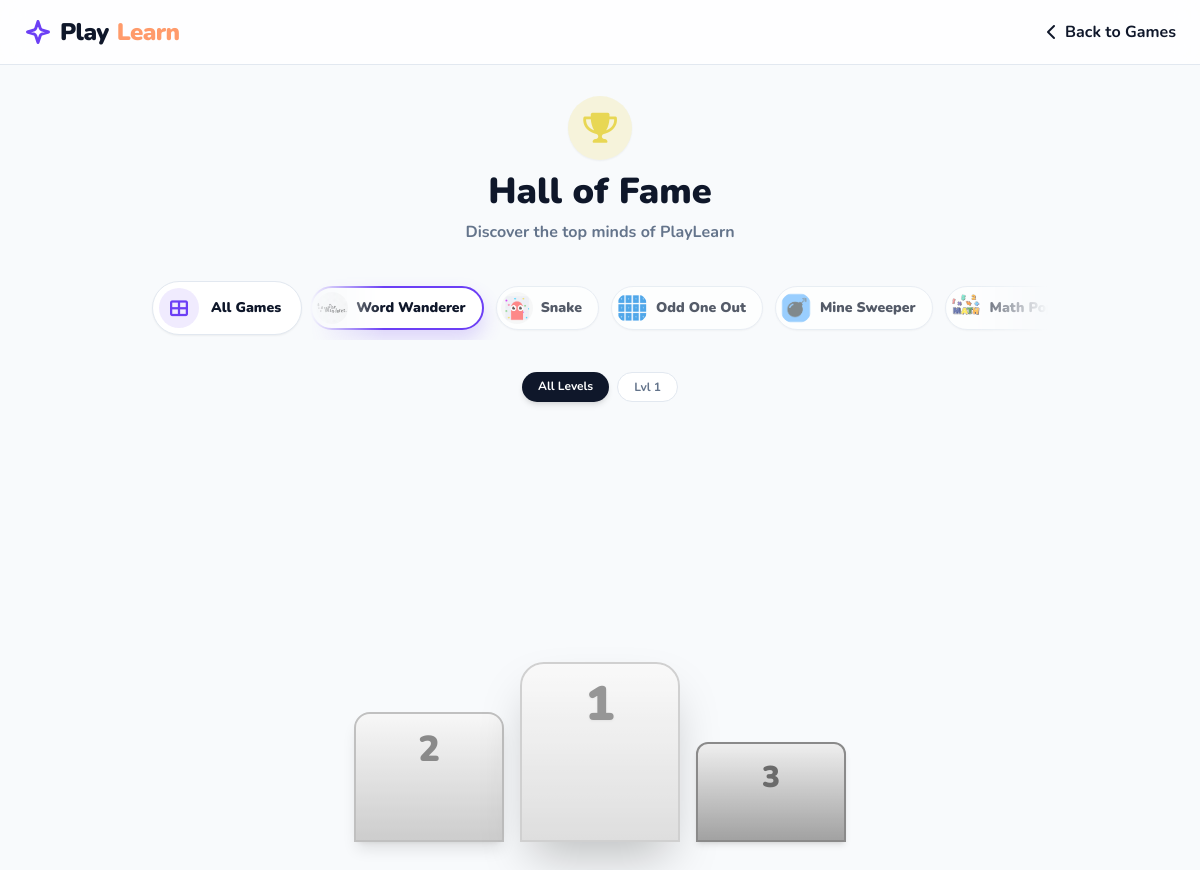
The page /leaderboard.php on the database its author committed.
### tables this page shows
CREATE TABLE `levels` (
  `id` int(11) NOT NULL,
  `level_name` varchar(100) NOT NULL,
  `category` varchar(50) NOT NULL DEFAULT 'Logic',
  `level_description` text DEFAULT NULL,
  `difficulty` enum('Easy','Normal','Hard') DEFAULT 'Easy',
  `target_score` int(11) DEFAULT 100,
  `image_url` varchar(255) DEFAULT 'assets/img/default_level.jpg',
  `game_url` varchar(255) NOT NULL DEFAULT 'game2048.php',
  `status` enum('published','draft') DEFAULT 'published',
  `created_at` timestamp NOT NULL DEFAULT current_timestamp(),
  `is_featured` tinyint(1) DEFAULT 0,
  `is_trending` tinyint(1) DEFAULT 0,
  `editor_choice` tinyint(1) NOT NULL DEFAULT 0
);

### leaderboard.php (the view, shortened to what this page needs)
<?php
require 'db_conn.php';
$level_based_games = ['Math Pop', 'Mine Sweeper', 'Odd One Out', 'Snake', 'Word Wanderer'];
$games_res = $conn->query("SELECT level_name, image_url FROM levels ORDER BY id ASC");
$game_list = [];
while($row = $games_res->fetch_assoc()){
    $game_list[] = $row;
}
$selected_game = isset($_GET['game']) ? $_GET['game'] : '';
if (empty($selected_game) && count($game_list) > 0) {
    $selected_game = $game_list[0]['level_name'];
}
$isMemory = (stripos($selected_game, 'Memory') !== false);
$selected_level = isset($_GET['level']) ? $_GET['level'] : 'all';
$max_level = 1;
$leaderboard_data = [];
$top3 = array_slice($leaderboard_data, 0, 3);
$top3 = array_pad($top3, 3, null);
$podium_order = [$top3[1], $top3[0], $top3[2]];
?>
<!DOCTYPE html>
<html lang="en">
<head>
    <script src="https://cdn.tailwindcss.com"></script>
    <link rel="stylesheet" href="https://cdnjs.cloudflare.com/ajax/libs/font-awesome/6.0.0/css/all.min.css">
</head>
<body class="bg-[#f8fafc] text-slate-800 antialiased overflow-x-hidden min-h-screen flex flex-col">
    <header class="bg-white/80 backdrop-blur-md fixed w-full top-0 z-40 border-b border-slate-200">
        <div class="max-w-7xl mx-auto px-6 h-16 flex justify-between items-center">
            <a href="homepage.php" class="flex items-center gap-2 text-2xl font-black tracking-tight text-primary">
                Play<span class="text-blobOrange">Learn</span>
            </a>
            <a href="homepage.php" class="text-primary font-bold hover:text-blobPurple transition-colors flex items-center gap-2">
                <i class="fas fa-chevron-left"></i> Back to Games
            </a>
        </div>
    </header>
    <main class="flex-grow pt-24 pb-12 px-4 sm:px-6">
        <div class="max-w-4xl mx-auto">
            <div class="text-center mb-8 reveal-up">
                <div class="inline-flex items-center justify-center w-16 h-16 bg-blobYellow/20 text-blobYellow rounded-full mb-3 shadow-sm">
                    <i class="fas fa-trophy text-3xl"></i>
                </div>
                <h1 class="text-3xl md:text-4xl font-black text-primary">Hall of Fame</h1>
                <p class="text-slate-500 font-bold mt-2">Discover the top minds of PlayLearn</p>
            </div>
            <div class="flex items-center mb-8 reveal-left">
                <button onclick="openGameModal()" class="shrink-0 flex items-center gap-3 bg-white rounded-full p-1.5 pr-5 shadow-sm border border-slate-200 hover:border-blobPurple transition-all z-20 mr-2">
                    <div class="w-10 h-10 rounded-full bg-blobPurple/10 flex items-center justify-center text-blobPurple text-lg">
                        <i class="fas fa-th-large"></i>
                    </div>
                    <span class="font-black text-sm text-primary whitespace-nowrap hidden sm:inline">All Games</span>
                </button>
                <div class="game-selector-track fade-edges" id="horizontalTrack">
                    <?php foreach($game_list as $game):
                        $isActive = ($game['level_name'] === $selected_game);
                        $activeClass = $isActive ? 'active border-2' : 'border border-slate-200 opacity-70 hover:opacity-100';
                    ?>
                    <a href="leaderboard.php?game=<?php echo urlencode($game['level_name']); ?>"
                       class="game-pill <?php echo $activeClass; ?> flex items-center gap-2 bg-white rounded-full p-1 pr-4 shadow-sm">
                        <img src="<?php echo htmlspecialchars($game['image_url']); ?>" class="w-8 h-8 rounded-full object-cover">
                        <span class="font-black text-sm text-primary whitespace-nowrap"><?php echo htmlspecialchars($game['level_name']); ?></span>
                    </a>
                    <?php endforeach; ?>
                </div>
            </div>
            <?php if ($isMemory || in_array($selected_game, $level_based_games)): ?>
            <div class="flex flex-wrap gap-2 justify-center mb-20 reveal-up">
                <a href="leaderboard.php?game=<?php echo urlencode($selected_game); ?>&level=all"
                   class="px-4 py-1.5 rounded-full text-xs font-bold transition-colors <?php echo ($selected_level === 'all') ? 'bg-primary text-white shadow-md' : 'bg-white text-slate-500 border border-slate-200 hover:bg-slate-50'; ?>">
                    All Levels
                </a>
                <?php for($i = 1; $i <= $max_level; $i++):
                    $lvl_str = "Level $i";
                    $isActive = ($selected_level === $lvl_str);
                ?>
                <a href="leaderboard.php?game=<?php echo urlencode($selected_game); ?>&level=<?php echo urlencode($lvl_str); ?>"
                   class="px-4 py-1.5 rounded-full text-xs font-bold transition-colors <?php echo $isActive ? 'bg-primary text-white shadow-md' : 'bg-white text-slate-500 border border-slate-200 hover:bg-slate-50'; ?>">
                    Lvl <?php echo $i; ?>
                </a>
                <?php endfor; ?>
            </div>
            <?php endif; ?>
            <div class="podium-container flex items-end justify-center gap-2 sm:gap-4 mt-12 mb-16 min-h-[360px] pt-8 reveal-up" id="cascade-podium">
                <?php
                $p2 = $podium_order[0];
                ?>
                <div class="podium-wrapper-2 flex flex-col items-center w-1/3 max-w-[150px] cascade-item <?php echo !$p2 ? 'empty-podium' : ''; ?>">
                    <div class="podium-2 w-full rounded-t-2xl flex flex-col items-center justify-start pt-4 shadow-lg relative overflow-hidden">
                        <div class="absolute inset-0 bg-white/20"></div>
                        <span class="text-4xl font-black text-[#8a8a8a] z-10">2</span>
                    </div>
                </div>
                <?php
                $p1 = $podium_order[1];
                ?>
                <div class="podium-wrapper-1 flex flex-col items-center w-1/3 max-w-[160px] cascade-item <?php echo !$p1 ? 'empty-podium' : ''; ?>">
                    <div class="podium-1 w-full rounded-t-3xl flex flex-col items-center justify-start pt-4 shadow-2xl relative overflow-hidden">
                        <div class="absolute inset-0 bg-white/30"></div>
                        <span class="text-5xl font-black text-[#b89b00] z-10 drop-shadow-sm">1</span>
                    </div>
                </div>
                <?php
                $p3 = $podium_order[2];
                ?>
                <div class="podium-wrapper-3 flex flex-col items-center w-1/3 max-w-[150px] cascade-item <?php echo !$p3 ? 'empty-podium' : ''; ?>">
                    <div class="podium-3 w-full rounded-t-xl flex flex-col items-center justify-start pt-4 shadow-md relative overflow-hidden">
                        <div class="absolute inset-0 bg-white/20"></div>
                        <span class="text-3xl font-black text-[#a06225] z-10">3</span>
                    </div>
                </div>
            </div>
        </div>
    </main>
</body>
</html>

### leaderboard.php (style rules this page uses)
.reveal-up { opacity: 0; transform: translateY(40px) scale(0.98); transition: all 0.6s cubic-bezier(0.25, 1, 0.2, 1); }
.reveal-up.active { opacity: 1; transform: translateY(0) scale(1); }
.reveal-left { opacity: 0; transform: translateX(-40px); transition: all 0.6s cubic-bezier(0.25, 1, 0.2, 1); }
.reveal-left.active { opacity: 1; transform: translateX(0); }
.cascade-item { opacity: 0; transform: translateY(30px); }
.cascade-item.active { opacity: 1; transform: translateY(0); }
.fade-edges { -webkit-mask-image: linear-gradient(to right, transparent 0%, black 10%, black 90%, transparent 100%); mask-image: linear-gradient(to right, transparent 0%, black 10%, black 90%, transparent 100%); }
.game-selector-track { display: flex; gap: 0.75rem; overflow-x: auto; scroll-snap-type: x mandatory; padding: 10px 0; scrollbar-width: none; flex-grow: 1; }
.game-pill { scroll-snap-align: start; flex-shrink: 0; transition: all 0.3s ease; }
.game-pill.active { border-color: #6C3FF5; box-shadow: 0 10px 20px rgba(108, 63, 245, 0.2); }
.podium-1 { height: 180px; background: linear-gradient(to top, #FFD700 0%, #fff9c4 100%); border: 2px solid #FFD700; }
.podium-2 { height: 130px; background: linear-gradient(to top, #C0C0C0 0%, #f5f5f5 100%); border: 2px solid #C0C0C0; }
.podium-3 { height: 100px; background: linear-gradient(to top, #CD7F32 0%, #fae7d6 100%); border: 2px solid #CD7F32; }
.empty-podium { opacity: 0.3; filter: grayscale(1); }

### rows shown on the page
levels: image_url (picture), level_name "Word Wanderer"
levels: image_url (picture), level_name "Snake"
levels: image_url (picture), level_name "Odd One Out"
levels: image_url (picture), level_name "Mine Sweeper"
levels: image_url (picture), level_name "Math…"
